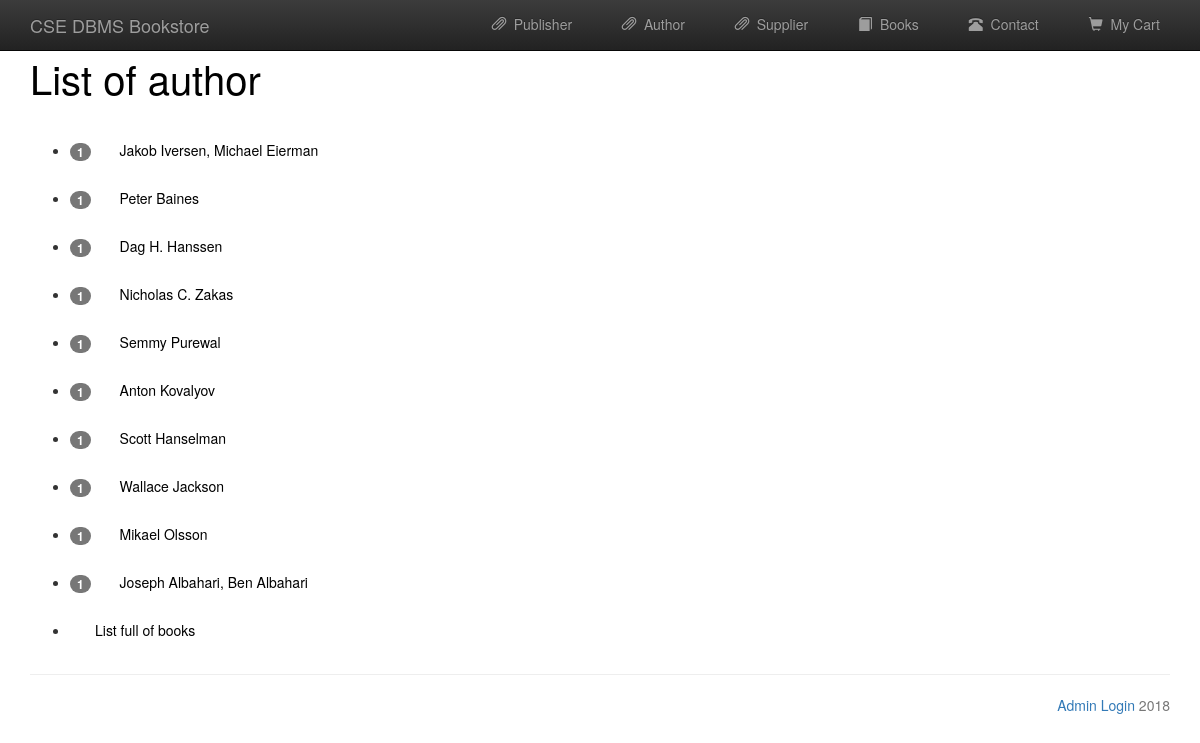
The app's page /author_list.php with its own data.
### tables this page shows
CREATE TABLE IF NOT EXISTS `author` (
  `authorid` int(10) unsigned NOT NULL,
  `author_name` varchar(60) NOT NULL,
  `description` varchar(60) NOT NULL
);

### author_list.php (the view, shortened to what this page needs)
<?php
	$conn = db_connect();
	$query = "SELECT * FROM author ORDER BY authorid";
	$result = mysqli_query($conn, $query);
	require "./template/header.php";
?>
<link rel="stylesheet" type="text/css" href="publisher.css">
	<p class="lead"><span style="color: black; font-size:40px;">List of author</p>
	<ul>
	<?php
		while($row = mysqli_fetch_assoc($result)){
			$count = 0;
			$query = "SELECT authorid FROM books";
			$result2 = mysqli_query($conn, $query);
			while ($autInBook = mysqli_fetch_assoc($result2)){
				if($autInBook['authorid'] == $row['authorid']){
					$count++;
				}
			}
	?>
		<li>
			<span class="badge"><?php echo $count; ?></span>
		    <a href="bookPerAut.php?autid=<?php echo $row['authorid']; ?>"><?php echo $row['author_name']; ?></a>
		</li>
	<?php } ?>
		<li>
			<a href="books.php">List full of books</a>
		</li>
	</ul>
<?php
	require "./template/footer.php";
?>

### publisher.css (style rules this page uses)
body { background-color: white ; }
li a:link { background-color: ; color: black; padding: 14px 25px; text-align: center; display: inline-block; }

### records on screen
author: count "1", author_name "Jakob Iversen, Michael Eierman"
author: count "1", author_name "Peter Baines"
author: count "1", author_name "Dag H. Hanssen"
author: count "1", author_name "Nicholas C. Zakas"
author: count "1", author_name "Semmy Purewal"
author: count "1", author_name "Anton Kovalyov"
author: count "1", author_name "Scott Hanselman"
author: count "1", author_name "Wallace Jackson"
author: count "1", author_name "Mikael Olsson"
author: count "1", author_name "Joseph Albahari, Ben Albahari"
